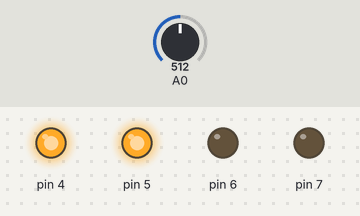
A sketch run on a simulated Arduino Uno, built with avr-gcc and run on an emulated ATmega328P. Parts: output pins drawn as LEDs (lit = HIGH). The test bench sets the inputs (shaded band); at power-on: A0 = 512.

Above: at 1.2 s.
1.3 s: A0 set to 583
2.8 s: A0 set to 613
At 3.5 s:
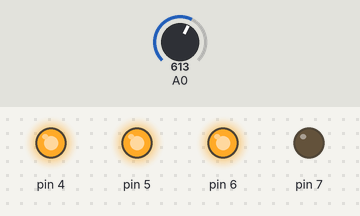
4.3 s: A0 set to 783
5.8 s: A0 set to 816
At 7.0 s:
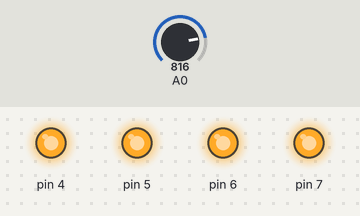
7.3 s: A0 set to 390
At 8.2 s:
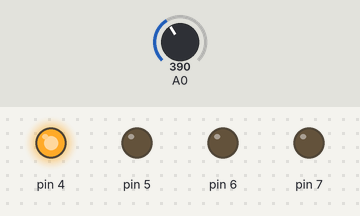
8.8 s: A0 set to 412
At 9.3 s:
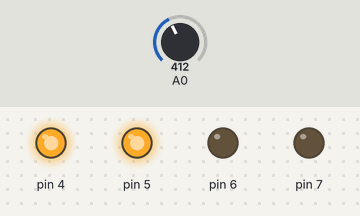
Timing chart, 0 to 11.3 s (numbered marks = the images above; inputs shaded):
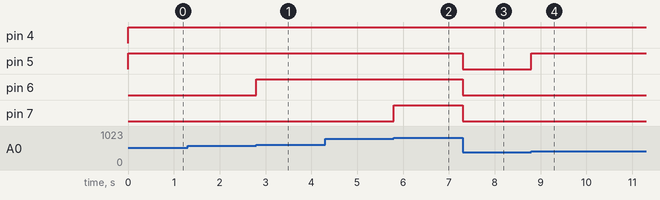

Measured:
- the behaviour switches between 600 and 601 on A0 (found by bisection; images 0 and 1)
- the behaviour switches between 800 and 801 on A0 (found by bisection; images 1 and 2)
- the behaviour switches between 400 and 401 on A0 (found by bisection; images 3 and 4)
- after the input at 1.3 s, every drawn part: stays the same
- after the input at 2.8 s, pin 6: LOW → HIGH at once
- after the input at 4.3 s, every drawn part: stays the same
- after the input at 5.8 s, pin 7: LOW → HIGH at once
- after the input at 7.3 s, pin 5–7: HIGH → LOW at once
- after the input at 8.8 s, pin 5: LOW → HIGH at once

The sketch:

analog-in.ino
```cpp
void setup() {
  pinMode(A0, INPUT);
  pinMode(4, OUTPUT);
  pinMode(5, OUTPUT);
  pinMode(6, OUTPUT);
  pinMode(7, OUTPUT);
}

void loop() {
  int value = analogRead(A0);
  digitalWrite(4, value > 200);
  digitalWrite(5, value > 400);
  digitalWrite(6, value > 600);
  digitalWrite(7, value > 800);
}
```
